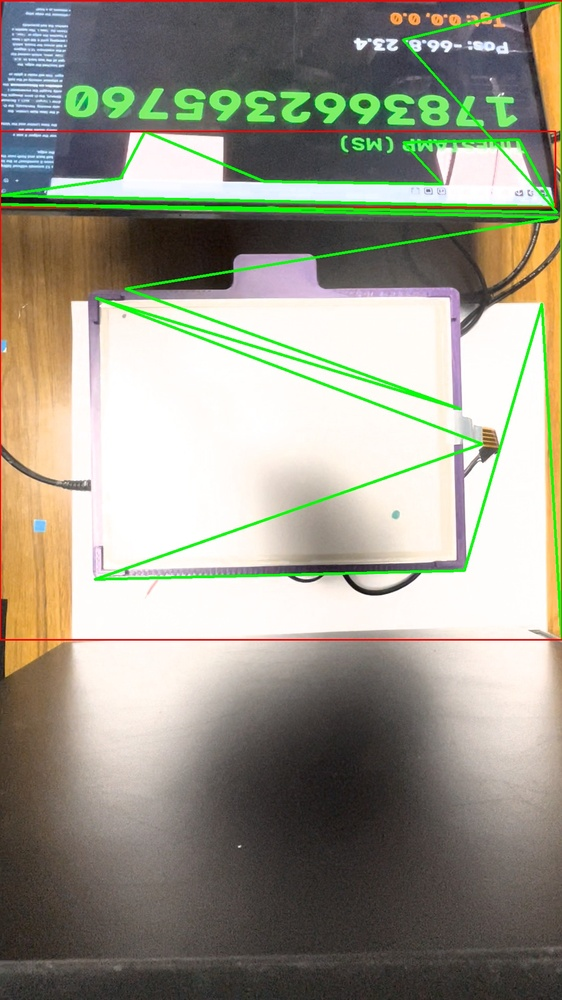
#> input picture host_software/ml_vision/tests/detect_test.jpg, 562 x 1000 px, shrunk from 1080 x 1920 before the run
$ python -i classical_cv_model.py   (imports and definitions only)
#> lines starting #> are read from the running program, lines starting #| are printed output that depends on the picture; after the words box and inside, x2 and y2 are one past the last pixel; in counts of white or black regions, pixels touching at a corner belong together
#> further down, picture is the input picture: shape (1000, 562, 3); mean B, G, R 136.6, 151.8, 153.4
"""
classical_cv_model.py

A baseline model using OpenCV for detecting the ball using color masking
and Hough Circles. Assumes the image has already been perspective warped.
"""

import cv2
import numpy as np


class ClassicalCVModel:
    def __init__(self, color_lower=(30, 150, 50), color_upper=(255, 255, 180)):
        # Default HSV color bounds (e.g., for a bright ball)
        self.color_lower = np.array(color_lower, dtype="uint8")
        self.color_upper = np.array(color_upper, dtype="uint8")

    def predict(self, frame):
        """
        Detects the ball and returns its (x, y) coordinates relative to the top-down frame.
        """
        # Convert to HSV color space
        hsv = cv2.cvtColor(frame, cv2.COLOR_BGR2HSV)
#> hsv: shape (1000, 562, 3); mean H, S, V 39.4, 48.8, 163.7

        # Apply color mask
        mask = cv2.inRange(hsv, self.color_lower, self.color_upper)
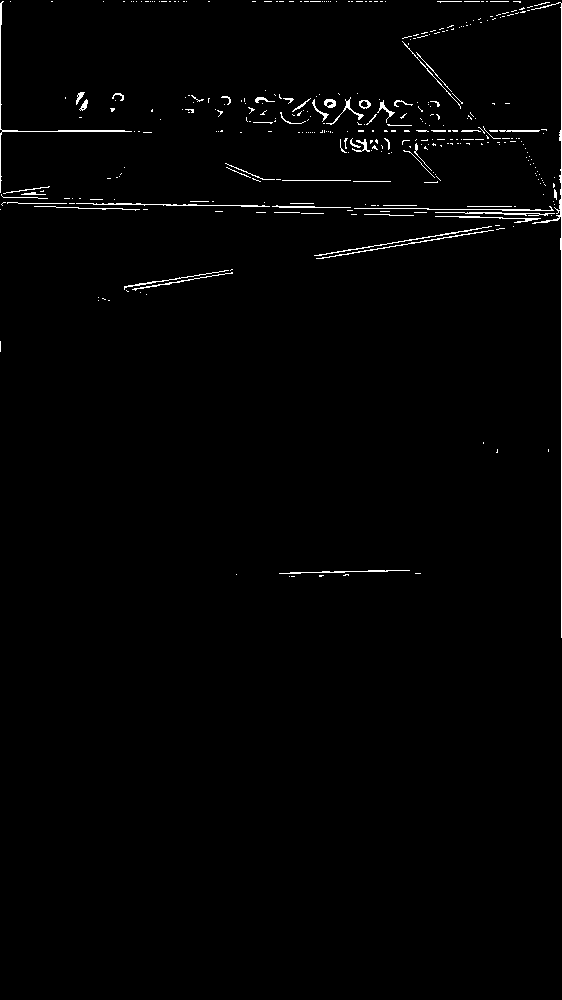
#> mask: shape (1000, 562); 1.2% white in thin lines or dots, all inside (x1, y1, x2, y2) = (0, 1, 562, 638)
        mask = cv2.erode(mask, None, iterations=2)
#> mask: shape (1000, 562); every value is 0
        mask = cv2.dilate(mask, None, iterations=2)

        # Find contours
        contours, _ = cv2.findContours(
            mask.copy(), cv2.RETR_EXTERNAL, cv2.CHAIN_APPROX_SIMPLE
        )
#> contours = []

        center = None
        if len(contours) > 0:
            # Find the largest contour
            c = max(contours, key=cv2.contourArea)

            # Compute the bounding circle
            (x, y), radius = cv2.minEnclosingCircle(c)

            # Calculate moments to find the center
            M = cv2.moments(c)
            if M["m00"] > 0:
                center = (int(M["m10"] / M["m00"]), int(M["m01"] / M["m00"]))
            else:
                center = (int(x), int(y))

            # Only return if it's large enough to be the ball
            if radius > 5:
                return center

        # Fallback to Hough Circles if contour fails
        gray = cv2.cvtColor(frame, cv2.COLOR_BGR2GRAY)
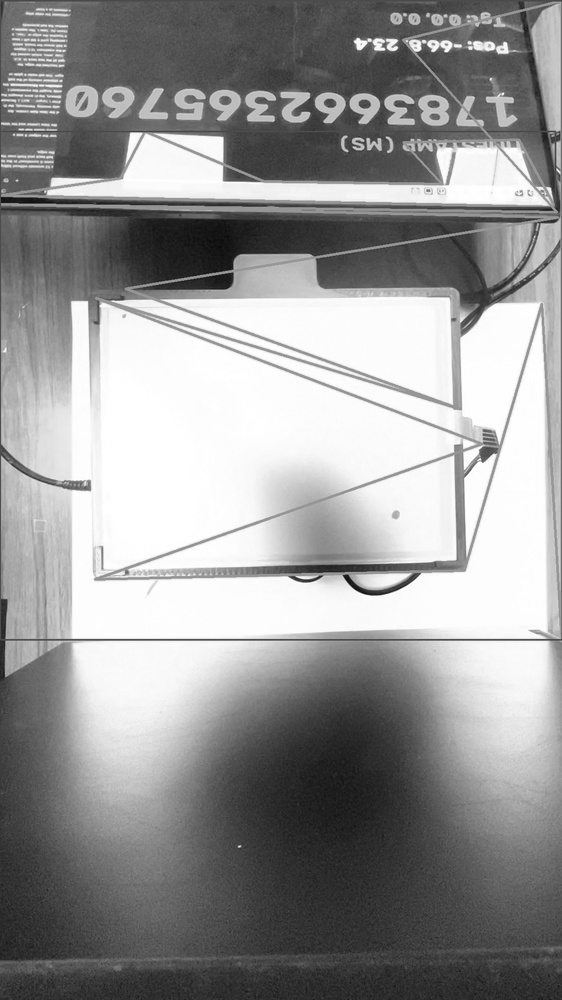
#> gray: shape (1000, 562); min 11, max 255, mean 150.6
        gray = cv2.medianBlur(gray, 5)
        circles = cv2.HoughCircles(
            gray,
            cv2.HOUGH_GRADIENT,
            1,
            20,
            param1=50,
            param2=30,
            minRadius=5,
            maxRadius=50,
        )
#> circles = 13 rows, first 8: [501.5, 248.5, 42.7], [481.5, 249.5, 43.8], [374.5, 558.5, 36.9], [35.5, 89.5, 23.9], [511.5, 177.5, 40.5], [38.5, 55.5, 21.7], [34.5, 147.5, 23.6], [56.5, 98.5, 24.9]

        if circles is not None:
            circles = np.uint16(np.around(circles))
#> circles = 13 rows, first 8: [502, 248, 43], [482, 250, 44], [374, 558, 37], [36, 90, 24], [512, 178, 40], [38, 56, 22], [34, 148, 24], [56, 98, 25]
            # Return the first found circle center
            return (circles[0, 0, 0], circles[0, 0, 1])

        return None

>>> import cv2
>>> picture = cv2.imread('../tests/detect_test.jpg')
>>> result = ClassicalCVModel().predict(picture)
#> result = (502, 248)
